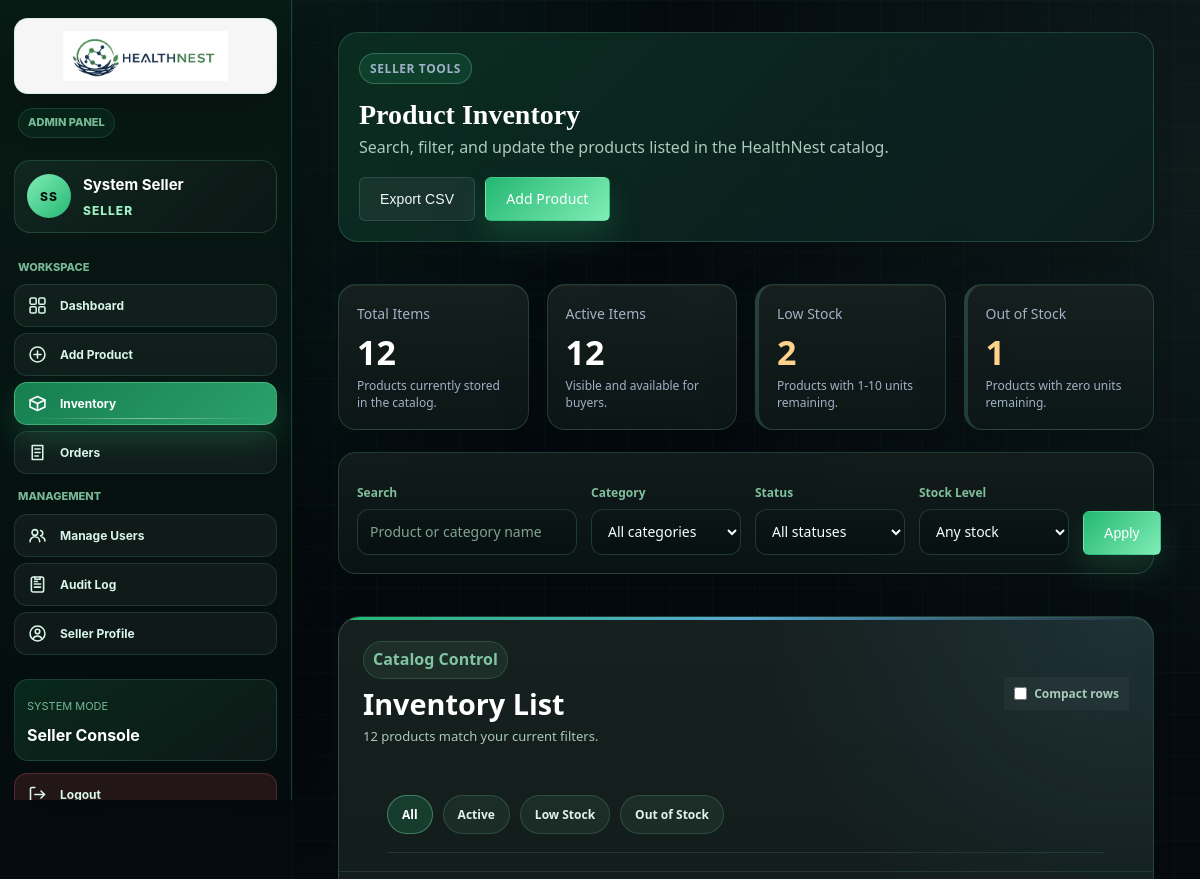
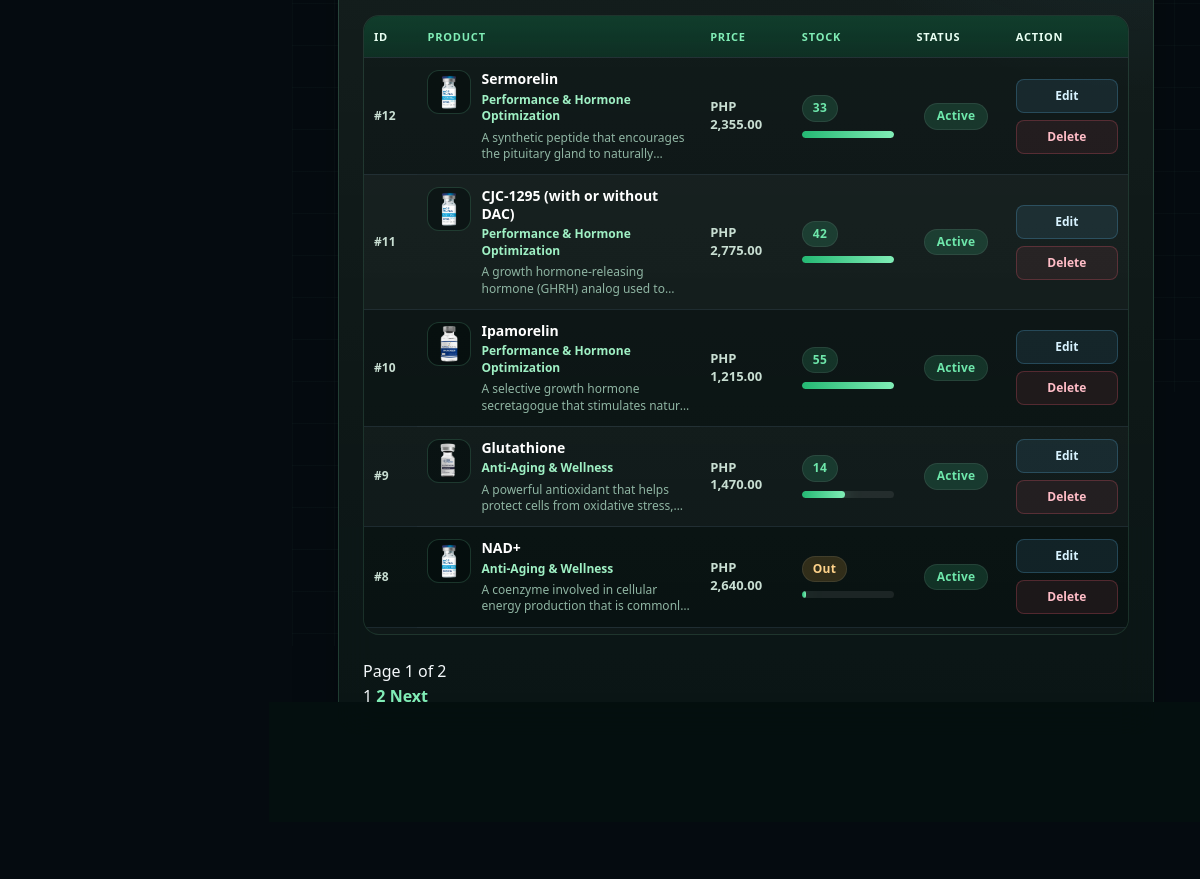
Screenshot of /inventory.php (signed in) with the database file from the repository (2 pictures, top to bottom).
### tables this page shows
CREATE TABLE `tblaccount` (
  `id` int(11) NOT NULL,
  `firstname` varchar(50) DEFAULT NULL,
  `middlename` varchar(50) DEFAULT NULL,
  `lastname` varchar(50) DEFAULT NULL,
  `email` varchar(100) DEFAULT NULL,
  `password` varchar(255) DEFAULT NULL,
  `address` varchar(200) DEFAULT NULL,
  `contact` varchar(20) DEFAULT NULL,
  `birthdate` date DEFAULT NULL,
  `level` varchar(20) DEFAULT NULL,
  `status` varchar(20) DEFAULT NULL,
  `image` varchar(100) DEFAULT NULL,
  `created_at` date DEFAULT NULL
);

CREATE TABLE `products` (
  `product_id` int(5) NOT NULL,
  `category_id` int(5) DEFAULT NULL,
  `product_name` varchar(150) DEFAULT NULL,
  `description` varchar(255) DEFAULT NULL,
  `price` float DEFAULT NULL,
  `stock_quantity` int(11) DEFAULT NULL,
  `image` varchar(150) NOT NULL,
  `status` varchar(20) DEFAULT NULL,
  `created_at` date DEFAULT NULL
);

CREATE TABLE `categories` (
  `category_id` int(5) NOT NULL,
  `category_name` varchar(100) DEFAULT NULL,
  `description` varchar(255) DEFAULT NULL
);

### inventory.php (the view, shortened to what the rows shown need)
<?php
require_once __DIR__ . "/init.php";
$search = trim($_GET["search"] ?? "");
$categoryFilter = filter_input(INPUT_GET, "category", FILTER_VALIDATE_INT) ?: 0;
$statusFilter = strtolower(trim($_GET["status"] ?? ""));
$stockFilter = strtolower(trim($_GET["stock"] ?? ""));
$sort = strtolower(trim($_GET["sort"] ?? "newest"));
$page = max(1, (int) ($_GET["page"] ?? 1));
$perPage = 10;
if (!in_array($statusFilter, ["active", "inactive"], true)) {
    $statusFilter = "";
}
if (!in_array($stockFilter, ["low", "out"], true)) {
    $stockFilter = "";
}
$sortOptions = [
    "newest" => "p.product_id DESC",
    "oldest" => "p.product_id ASC",
    "name_asc" => "p.product_name ASC",
    "name_desc" => "p.product_name DESC",
    "price_asc" => "p.price ASC",
    "price_desc" => "p.price DESC",
    "stock_asc" => "p.stock_quantity ASC",
    "stock_desc" => "p.stock_quantity DESC",
];
$conditions = [];
$params = [];
$types = "";
$whereSql = count($conditions) > 0 ? "WHERE " . implode(" AND ", $conditions) : "";
$countSql = "
    SELECT COUNT(*) AS total
    FROM products p
    LEFT JOIN categories c ON p.category_id = c.category_id
    $whereSql
";
if (count($params) > 0) {
    $countStmt = mysqli_prepare($conn, $countSql);
    mysqli_stmt_bind_param($countStmt, $types, ...$params);
    mysqli_stmt_execute($countStmt);
    $matchingTotal = (int) (mysqli_fetch_assoc(mysqli_stmt_get_result($countStmt))["total"] ?? 0);
} else {
    $matchingTotal = (int) (mysqli_fetch_assoc(mysqli_query($conn, $countSql))["total"] ?? 0);
}
$totalPages = max(1, (int) ceil($matchingTotal / $perPage));
$page = min($page, $totalPages);
$offset = ($page - 1) * $perPage;
$listSql = "
    SELECT p.product_id, p.product_name, p.description, p.price, p.stock_quantity, p.status, p.image, c.category_name
    FROM products p
    LEFT JOIN categories c ON p.category_id = c.category_id
    $whereSql
    ORDER BY {$sortOptions[$sort]}
    LIMIT ? OFFSET ?
";
$listParams = $params;
$listParams[] = $perPage;
$listParams[] = $offset;
$listTypes = $types . "ii";
$stmt = mysqli_prepare($conn, $listSql);
mysqli_stmt_bind_param($stmt, $listTypes, ...$listParams);
mysqli_stmt_execute($stmt);
$result = mysqli_stmt_get_result($stmt);
function inventoryQueryString(array $overrides = [], array $current = []): string
{
    $merged = array_merge($current, $overrides);
    $merged = array_filter($merged, static fn($value) => $value !== "" && $value !== null && $value !== 0);
    return http_build_query($merged);
}
$currentParams = [
    "search" => $search,
    "category" => $categoryFilter ?: "",
    "status" => $statusFilter,
    "stock" => $stockFilter,
    "sort" => $sort,
];
function sortLink(string $ascKey, string $descKey, string $currentSort, array $currentParams, string $label): string
{
    $nextSort = $currentSort === $ascKey ? $descKey : $ascKey;
    $isActive = in_array($currentSort, [$ascKey, $descKey], true);
    $arrow = $currentSort === $descKey ? "&darr;" : "&uarr;";
    $qs = inventoryQueryString(["sort" => $nextSort, "page" => 1], $currentParams);
    $activeClass = $isActive ? "active" : "";
    return "<th class=\"sortable-th $activeClass\"><a href=\"inventory.php?$qs\">$label" . ($isActive ? " <span class=\"arrow\">$arrow</span>" : "") . "</a></th>";
}
require __DIR__ . "/header.php";
?>
<main class="page-main">
    <div class="seller-page-header">
        <div>
            <h2>Product Inventory</h2>
        </div>
    </div>
    <div class="table-card inventory-list-card">
        <div class="catalog-table-frame">
        <div class="table-wrap">
            <table class="inventory-table" border="1" cellpadding="8" cellspacing="0">
                <thead>
                    <tr>
                        <th>ID</th>
                        <?php echo sortLink("name_asc", "name_desc", $sort, $currentParams, "Product"); ?>
                        <?php echo sortLink("price_asc", "price_desc", $sort, $currentParams, "Price"); ?>
                        <?php echo sortLink("stock_asc", "stock_desc", $sort, $currentParams, "Stock"); ?>
                        <th>Status</th>
                        <th>Action</th>
                    </tr>
                </thead>
                <tbody>
                <?php if ($result && mysqli_num_rows($result) > 0): ?>
                    <?php while ($row = mysqli_fetch_assoc($result)): ?>
                        <?php
                        $qty = (int) $row["stock_quantity"];
                        $stockClass = $qty <= 10 ? "stock-low" : "stock-ok";
                        $stockPercent = max(4, min(100, round(($qty / 30) * 100)));
                        $imgSrc = trim((string) ($row["image"] ?? ""));
                        ?>
                        <tr class="inventory-row" data-table-row data-status="<?php echo e(strtolower($row["status"])); ?>" data-stock="<?php echo $qty === 0 ? "out" : ($qty <= 10 ? "low" : "ok"); ?>">
                            <td class="id-cell">#<?php echo (int) $row["product_id"]; ?></td>
                            <td>
                                <div class="product-cell">
                                    <?php if ($imgSrc !== "" && $imgSrc !== "placeholder.jpg"): ?>
                                        <div class="product-thumb-wrap">
                                            <img src="images/products/<?php echo e(basename($imgSrc)); ?>" alt="" onerror="this.parentElement.style.display='none';">
                                        </div>
                                    <?php endif; ?>
                                    <div class="product-cell-copy">
                                        <strong><?php echo e($row["product_name"]); ?></strong>
                                        <span><?php echo e($row["category_name"] ?? "Uncategorized"); ?></span>
                                        <em><?php echo e($row["description"] ?: "No description"); ?></em>
                                    </div>
                                </div>
                            </td>
                            <td class="price-cell"><?php echo formatPrice($row["price"]); ?></td>
                            <td class="stock-cell">
                                <span class="stock-badge <?php echo $stockClass; ?>"><?php echo $qty === 0 ? "Out" : $qty; ?></span>
                                <div class="mini-meter <?php echo $qty <= 10 ? "risk" : ""; ?>"><i style="width: <?php echo $stockPercent; ?>%;"></i></div>
                            </td>
                            <td class="inventory-status-cell"><span class="status <?php echo e(strtolower($row["status"])); ?>"><?php echo e(ucfirst($row["status"])); ?></span></td>
                            <td class="table-action-cell">
                                <div class="inventory-action-group">
                                    <a class="inventory-action edit-action" href="editproduct.php?id=<?php echo (int) $row["product_id"]; ?>">Edit</a>
                                    <a class="inventory-action delete-action" href="deleteproduct.php?id=<?php echo (int) $row["product_id"]; ?>">Delete</a>
                                </div>
                            </td>
                        </tr>
                    <?php endwhile; ?>
                <?php endif; ?>
                </tbody>
            </table>
        </div>
        </div>
    </div>
</main>
<?php require __DIR__ . "/footer.php"; ?>

### header.php (shortened to what the rows shown need)
<?php
require_once __DIR__ . "/init.php";
$user = isLoggedIn() ? currentUser($conn) : null;
$currentPage = basename($_SERVER["PHP_SELF"]);
$bodyClass = "page-" . str_replace(".php", "", $currentPage);
if ($user) {
    $bodyClass .= isAdmin() ? " seller-page has-sidebar" : " buyer-page";
}
$useSellerShell = $user && isAdmin();
$sidebarInitials = "S";
if ($useSellerShell) {
    $nameParts = preg_split('/\s+/', trim(accountFullName($user)));
    $nameParts = array_values(array_filter($nameParts));
    if (!empty($nameParts)) {
        $sidebarInitials = mb_strtoupper(mb_substr($nameParts[0], 0, 1));
        if (count($nameParts) > 1) {
            $sidebarInitials .= mb_strtoupper(mb_substr($nameParts[count($nameParts) - 1], 0, 1));
        }
    }
}
?>
<!DOCTYPE html>
<html lang="en">
<head>
    <link rel="stylesheet" href="asset/style.css?v=<?php echo filemtime(__DIR__ . "/asset/style.css"); ?>">
</head>
<body class="<?php echo e($bodyClass); ?>">
    <?php if ($useSellerShell): ?>
        <div class="app-shell">
            <aside class="sidebar">
                <div class="sidebar-top">
                    <a class="sidebar-brand" href="seller_dashboard.php">
                        <img src="asset/healthnest-logo.png" alt="HealthNest logo">
                    </a>
                    <span class="sidebar-kicker">Admin Panel</span>
                </div>
                <div class="sidebar-user">
                    <span class="sidebar-avatar"><?php echo e($sidebarInitials); ?></span>
                    <div class="sidebar-user-meta">
                        <strong><?php echo e(accountFullName($user)); ?></strong>
                        <span><?php echo e(accountLevelLabel($user["level"])); ?></span>
                    </div>
                </div>
                <nav class="sidebar-nav">
                    <span class="sidebar-section-label">Workspace</span>
                    <a class="<?php echo $currentPage === "seller_dashboard.php" ? "active" : ""; ?>" href="seller_dashboard.php">
                        <span class="nav-icon"></span>
                        <span class="nav-label">Dashboard</span>
                    </a>
                    <a class="<?php echo $currentPage === "addproduct.php" ? "active" : ""; ?>" href="addproduct.php">
                        <span class="nav-icon"><svg viewBox="0 0 24 24" fill="none" stroke="currentColor" stroke-width="1.8" stroke-linecap="round" stroke-linejoin="round"><circle cx="12" cy="12" r="8.5"></circle><path d="M12 8v8M8 12h8"></path></svg></span>
                        <span class="nav-label">Add Product</span>
                    </a>
                    <a class="<?php echo $currentPage === "inventory.php" ? "active" : ""; ?>" href="inventory.php">
                        <span class="nav-icon"><svg viewBox="0 0 24 24" fill="none" stroke="currentColor" stroke-width="1.8" stroke-linecap="round" stroke-linejoin="round"><path d="M3.5 8 12 4l8.5 4-8.5 4-8.5-4Z"></path><path d="M3.5 8v8L12 20l8.5-4V8"></path><path d="M12 12v8"></path></svg></span>
                        <span class="nav-label">Inventory</span>
                    </a>
                    <a class="<?php echo $currentPage === "seller_orders.php" ? "active" : ""; ?>" href="seller_orders.php">
                        <span class="nav-icon"><svg viewBox="0 0 24 24" fill="none" stroke="currentColor" stroke-width="1.8" stroke-linecap="round" stroke-linejoin="round"><path d="M6 4h12v16H6z"></path><path d="M9 8h6M9 12h6M9 16h4"></path></svg></span>
                        <span class="nav-label">Orders</span>
                    </a>
                    <span class="sidebar-section-label">Management</span>
                    <a class="<?php echo $currentPage === "manageusers.php" ? "active" : ""; ?>" href="manageusers.php">
                        <span class="nav-icon"></span>
                        <span class="nav-label">Manage Users</span>
                    </a>
                    <a class="<?php echo $currentPage === "auditlog.php" ? "active" : ""; ?>" href="auditlog.php">
                        <span class="nav-icon"><svg viewBox="0 0 24 24" fill="none" stroke="currentColor" stroke-width="1.8" stroke-linecap="round" stroke-linejoin="round"><rect x="5" y="3.5" width="14" height="17" rx="2"></rect><path d="M9 3.5v2.5h6V3.5"></path><path d="M8.5 11.5h7M8.5 15h7M8.5 8.5h3.5"></path></svg></span>
                        <span class="nav-label">Audit Log</span>
                    </a>
                    <a class="<?php echo $currentPage === "profile.php" ? "active" : ""; ?>" href="profile.php">
                        <span class="nav-icon"><svg viewBox="0 0 24 24" fill="none" stroke="currentColor" stroke-width="1.8" stroke-linecap="round" stroke-linejoin="round"><circle cx="12" cy="12" r="8.5"></circle><circle cx="12" cy="9.8" r="2.6"></circle><path d="M6.8 18.2c.9-2.1 2.9-3.4 5.2-3.4s4.3 1.3 5.2 3.4"></path></svg></span>
                        <span class="nav-label">Seller Profile</span>
                    </a>
                </nav>
                <div class="sidebar-footer">
                    <div class="sidebar-status-card">
                        <span>System Mode</span>
                        <strong>Seller Console</strong>
                    </div>
                    <a class="sidebar-logout" href="logout.php">
                        <span class="nav-icon"><svg viewBox="0 0 24 24" fill="none" stroke="currentColor" stroke-width="1.8" stroke-linecap="round" stroke-linejoin="round"><path d="M9 20H5.5A1.5 1.5 0 0 1 4 18.5v-13A1.5 1.5 0 0 1 5.5 4H9"></path><path d="M16 16l4-4-4-4"></path><path d="M20 12H9"></path></svg></span>
                        <span class="nav-label">Logout</span>
                    </a>
                </div>
            </aside>
            <div class="app-content">
    <?php endif; ?>

### rows the page displays
tblaccount: sidebarInitials "SS", level "SELLER"
products: product_id "12", image (picture), product_name "Sermorelin", category.category_name "Performance & Hormone Optimization", description "A synthetic peptide that encourages the pituitary gland to…", price "PHP 2,355.00", stock_quantity "33", status "Active"
products: product_id "11", image (picture), product_name "CJC-1295 (with or without DAC)", category.category_name "Performance & Hormone Optimization", description "A growth hormone-releasing hormone (GHRH) analog used…", price "PHP 2,775.00", stock_quantity "42", status "Active"
products: product_id "10", image (picture), product_name "Ipamorelin", category.category_name "Performance & Hormone Optimization", description "A selective growth hormone secretagogue that stimulates…", price "PHP 1,215.00", stock_quantity "55", status "Active"
products: product_id "9", image (picture), product_name "Glutathione", category.category_name "Anti-Aging & Wellness", description "A powerful antioxidant that helps protect cells from oxidative…", price "PHP 1,470.00", stock_quantity "14", status "Active"
products: product_id "8", image (picture), product_name "NAD+", category.category_name "Anti-Aging & Wellness", description "A coenzyme involved in cellular energy production that is…", price "PHP 2,640.00", stock_quantity "Out", status "Active"

### other values shown
accountFullName($user) "System Seller"
$totalItems "12"
$activeItems "12"
$lowStockItems "2"
$outOfStockItems "1"
$matchingTotal "12"
$label "PRODUCT PRICE STOCK"
$page "1"
$totalPages "2"
